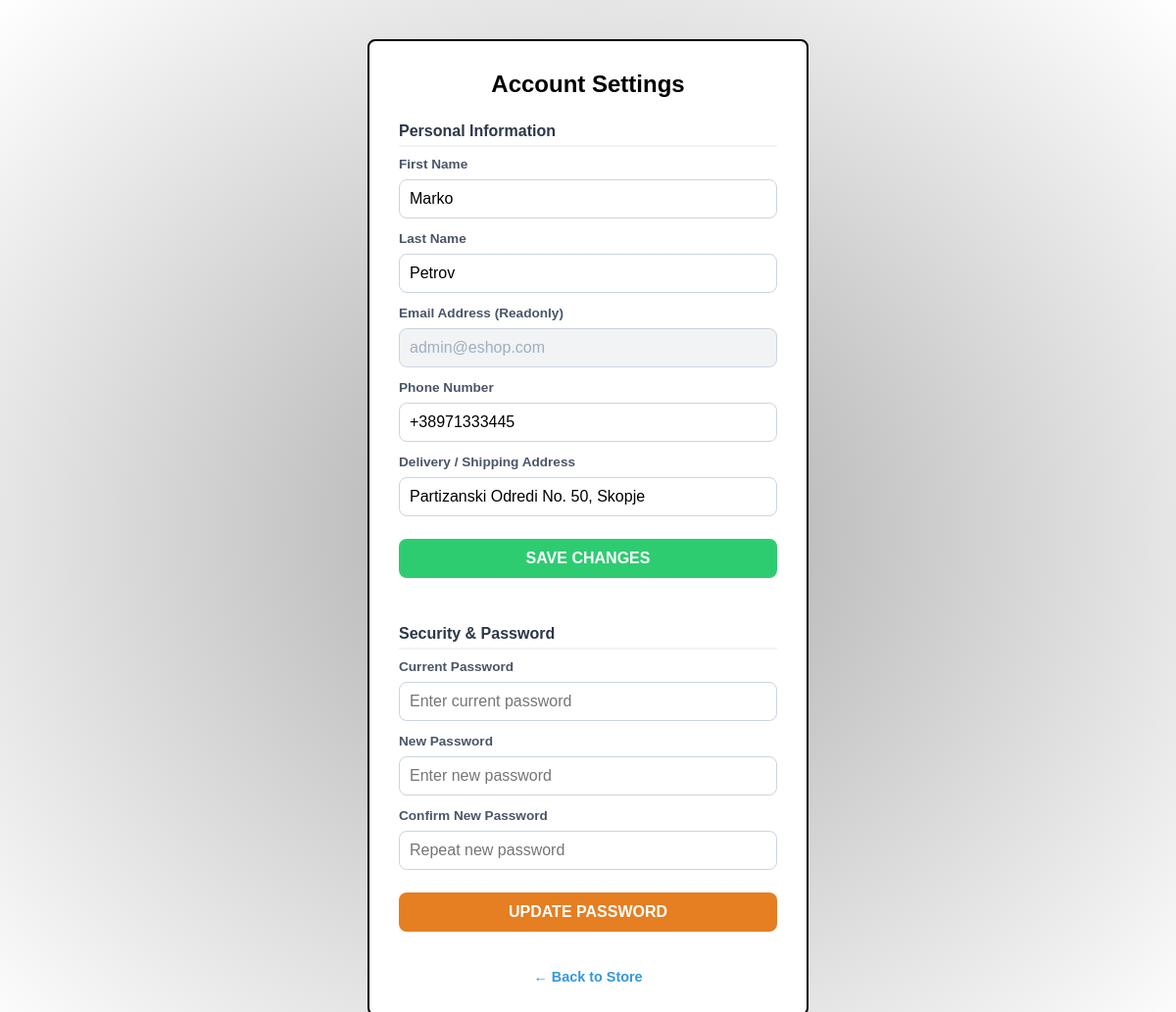
Screenshot of /edit_profile.php (signed in) with the database file from the repository.
### tables this page shows
CREATE TABLE `users` (
  `id` int(11) NOT NULL,
  `username` varchar(50) NOT NULL,
  `first_name` varchar(50) NOT NULL,
  `last_name` varchar(50) NOT NULL,
  `phone` varchar(20) NOT NULL,
  `email` varchar(100) NOT NULL,
  `password` varchar(255) NOT NULL,
  `address` varchar(255) NOT NULL,
  `role` enum('user','admin','root') NOT NULL DEFAULT 'user',
  `verification_token` varchar(64) DEFAULT NULL,
  `is_verified` tinyint(1) DEFAULT 0
);

### edit_profile.php (the view, shortened to what this page needs)
<?php
$dbClass = new Database();
$conn = $dbClass->connect();
$userId = $_SESSION['user_id'];
$query = "SELECT * FROM `users` WHERE `id` = $userId";
$result = mysqli_query($conn, $query);
$user = mysqli_fetch_assoc($result);
?>
<!DOCTYPE html>
<html lang="en">
<head>
    <link rel="stylesheet" href="styles.css">
</head>
<body id="bckgrnd">
    <div class="edit-box">
        <h2>Account Settings</h2>
        <div class="section-title">Personal Information</div>
<form action="edit_profile.php" method="POST">
    <label class="form-label">First Name</label>
    <input type="text" name="first_name" value="<?php echo htmlspecialchars($user['first_name']); ?>" required>
    <label class="form-label">Last Name</label>
    <input type="text" name="last_name" value="<?php echo htmlspecialchars($user['last_name']); ?>" required>
    <label class="form-label">Email Address (Readonly)</label>
    <input type="email" value="<?php echo htmlspecialchars($user['email']); ?>" readonly style="background-color: #f1f3f5; cursor: not-allowed; color: #a0aec0;">
    <label class="form-label">Phone Number</label>
    <input type="text" name="phone" value="<?php echo htmlspecialchars($user['phone']); ?>" placeholder="Enter phone number">
    <label class="form-label">Delivery / Shipping Address</label>
    <input type="text" name="address" value="<?php echo isset($user['address']) ? htmlspecialchars($user['address']) : ''; ?>" placeholder="Enter your full street address for shipping" required>
    <input type="submit" class="save-profile-btn" value="SAVE CHANGES">
</form>
        <div class="section-title" style="margin-top: 40px;">Security & Password</div>
        <form action="edit_profile.php" method="POST">
            <label class="form-label">Current Password</label>
            <input type="password" name="old_password" placeholder="Enter current password" required>
            <label class="form-label">New Password</label>
            <input type="password" name="new_password" placeholder="Enter new password" required>
            <label class="form-label">Confirm New Password</label>
            <input type="password" name="confirm_password" placeholder="Repeat new password" required>
            <input type="submit" class="change-pass-btn" value="UPDATE PASSWORD">
        </form>
        <p style="margin-top:30px; font-size:0.9em;">
            <a href="index.php" style="color:#3498db; font-weight:bold; text-decoration: none;">← Back to Store</a>
        </p>
    </div>
</body>
</html>

### styles.css (style rules this page uses)
* { margin: 0; padding: 0; box-sizing: border-box; }
.edit-box { width: 450px; margin: 40px auto; background: #fff; padding: 30px; border: 2px solid #000; border-radius: 8px; text-align: center; font-family: sans-serif; }
.edit-box input { width: 100%; padding: 10px; margin: 8px 0; font-size: 1em; box-sizing: border-box; border: 1px solid #cbd5e0; border-radius: 8px; outline: none; }
.save-profile-btn { background-color: #2ecc71; color: white; cursor: pointer; font-weight: bold; border: none !important; margin-top: 15px !important; height: 40px; }
.change-pass-btn { background-color: #e67e22; color: white; cursor: pointer; font-weight: bold; border: none !important; margin-top: 15px !important; height: 40px; }
.section-title { text-align: left; font-size: 16px; font-weight: 700; color: #2d3748; margin-top: 25px; margin-bottom: 10px; border-bottom: 2px solid #f1f3f5; padding-bottom: 5px; }
.form-label { display: block; text-align: left; font-size: 0.85em; font-weight: bold; margin-top: 5px; color: #4a5568; }
#bckgrnd { background-image: radial-gradient(darkgray, white); }

### rows the page displays
users: first_name "Marko", last_name "Petrov", email "admin@eshop.com", phone "+38971333445", address "Partizanski Odredi No. 50, Skopje"
